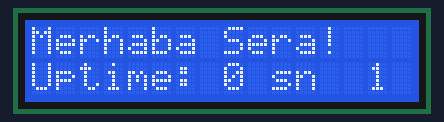
A sketch run on a simulated Arduino Uno, built with avr-gcc and run on an emulated ATmega328P. Shown: 16×2 character LCD. What the sketch prints to the serial monitor is not drawn.

Above: at 0.1 s.
At 4.1 s:
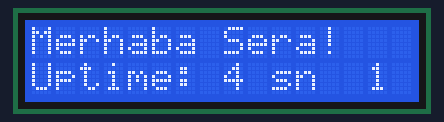
At 9.1 s:
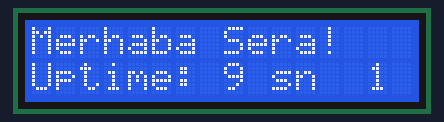
At 19.2 s:
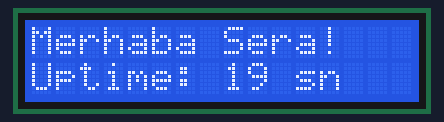
At 28.2 s:
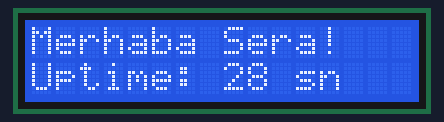
At 38.2 s:
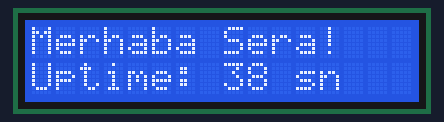

Measured:
- what the display in image 1 shows lasts 1.0 s, from 4.1 s to 5.1 s

The sketch:

06-lcd.ino
```cpp
// Ref: docs/malzemeler.md#lcd-2x16
// Faz 1 — Modül 06: LCD Ekran (4-bit mod)
// RS→D8, E→D9, D4→D10, D5→D11, D6→D12, D7→D13
// VSS→GND, VDD→5V, V0→pot ortanca (kontrast), A→5V, K→GND

#include <LiquidCrystal.h>

LiquidCrystal lcd(8, 9, 10, 11, 12, 13);

void setup() {
  lcd.begin(16, 2);
  lcd.print("Merhaba Sera!");
  lcd.setCursor(0, 1);
  lcd.print("IoT Prototip v1");
  Serial.begin(9600);
  Serial.println("LCD hazir");
}

void loop() {
  lcd.setCursor(0, 1);
  lcd.print("Uptime: ");
  lcd.print(millis() / 1000);
  lcd.print(" sn  ");
  delay(1000);
}
```
